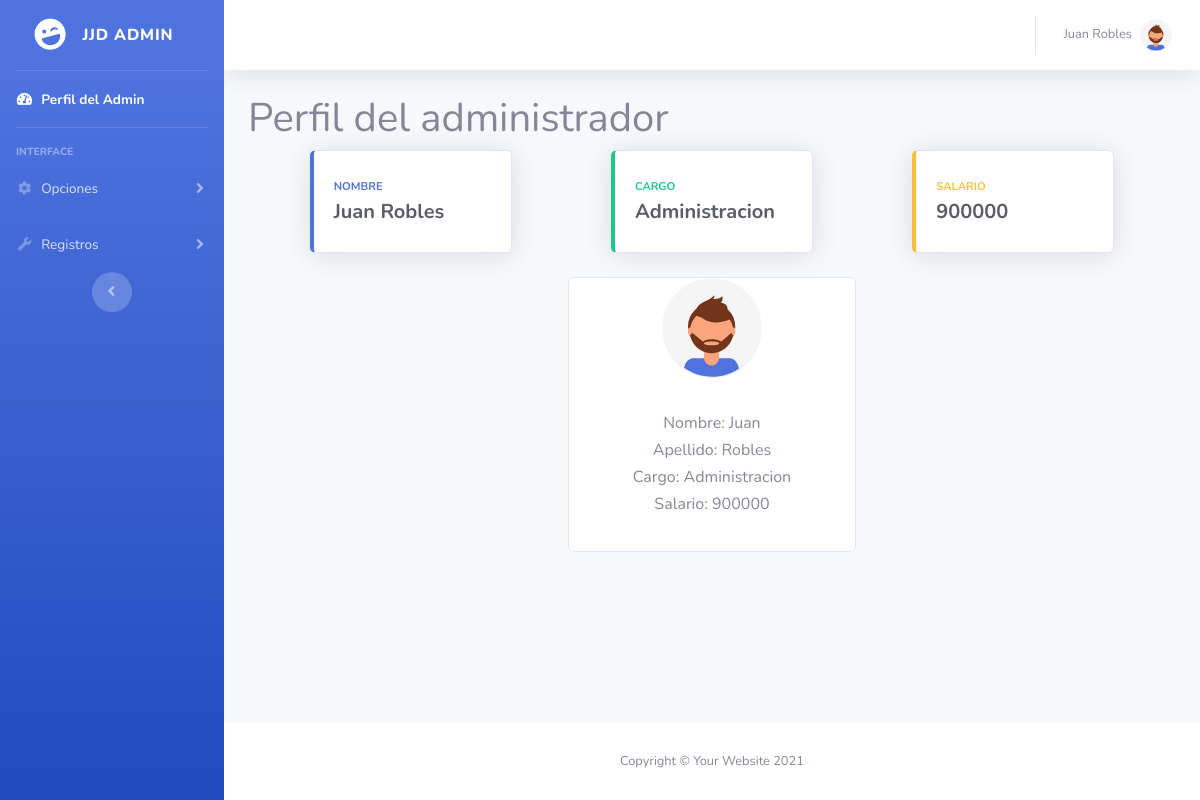
The app's page /Admin/Admin.php (signed in), older data.
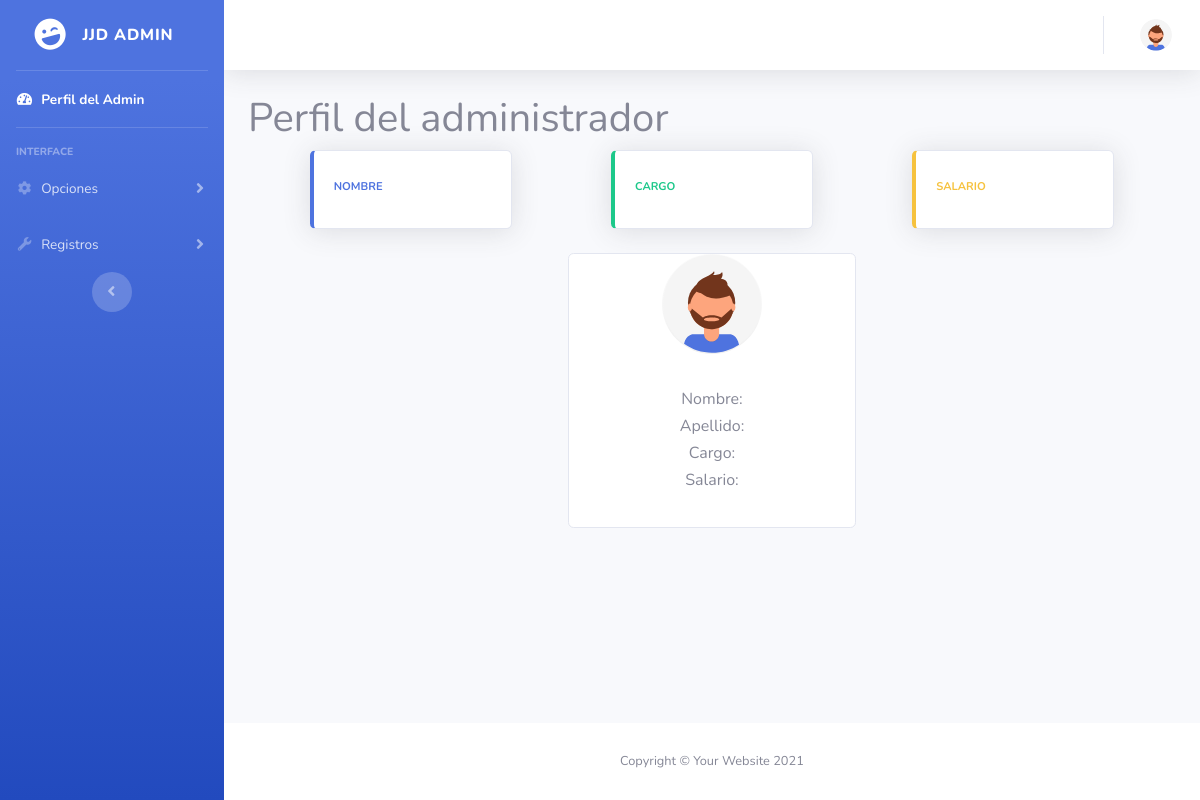
The same page, newer data.
### tables this page shows
CREATE TABLE `administracion` (
  `id` int(11) NOT NULL AUTO_INCREMENT,
  `Nombre` varchar(35) NOT NULL,
  `Apellido` varchar(35) NOT NULL,
  `Dependencia` varchar(35) NOT NULL,
  `Salario` int(11) NOT NULL,
  `Contraseña` varchar(20) NOT NULL,
  PRIMARY KEY (`id`),
  KEY `Dependencia` (`Dependencia`),
  CONSTRAINT `administracion_ibfk_1` FOREIGN KEY (`Dependencia`) REFERENCES `dependencias` (`Dependecia`)
);

### Admin/Admin.php (the view, shortened to what the changed rows need)
<?php require_once "vistas/parte_superior.php" ?>
  <div class="container">
    <h1>Perfil del administrador</h1>
    <div class="container-fluid">
        <div class="row">
            <div class="col-xl-3 col-md-6 mb-4 mx-auto">
                <div class="card border-left-primary shadow h-100 py-2">
                    <div class="card-body">
                        <div class="row no-gutters align-items-center">
                            <div class="col mr-2">
                                <div class="text-xs font-weight-bold text-primary text-uppercase mb-1">
                                    Nombre</div>
                                <div class="h5 mb-0 font-weight-bold text-gray-800"><?php echo $Datos[1]." ".$Datos[2]?></div>
                            </div>
                        </div>
                    </div>
                </div>
            </div>
            <div class="col-xl-3 col-md-6 mb-4 mx-auto">
                <div class="card border-left-success shadow h-100 py-2">
                    <div class="card-body">
                        <div class="row no-gutters align-items-center">
                            <div class="col mr-2">
                                <div class="text-xs font-weight-bold text-success text-uppercase mb-1">
                                    Cargo</div>
                                <div class="h5 mb-0 font-weight-bold text-gray-800"><?php echo $Datos[3]?></div>
                            </div>
                        </div>
                    </div>
                </div>
            </div>
            <div class="col-xl-3 col-md-6 mb-4 mx-auto">
                <div class="card border-left-warning shadow h-100 py-2">
                    <div class="card-body">
                        <div class="row no-gutters align-items-center">
                            <div class="col mr-2">
                                <div class="text-xs font-weight-bold text-warning text-uppercase mb-1">
                                    Salario</div>
                                <div class="h5 mb-0 font-weight-bold text-gray-800"><?php echo $Datos[4]?></div>
                            </div>
                        </div>
                    </div>
                </div>
            </div>
            <div class="mx-auto">
              <div class="card col-20" style="width: 18rem;">
                <div class="card-body">
                  <center><p class="card-text">
                    <h6>Nombre: <?php echo $Datos[1]?></h6>
                    <h6>Apellido: <?php echo $Datos[2]?></h6>
                    <h6>Cargo: <?php echo $Datos[3]?></h6>
                    <h6>Salario: <?php echo $Datos[4]?></h6>
                  </p></center>
                </div>
              </div>
            </div>
        </div>
    </div>
  </div>
<?php require_once "vistas/parte_inferior.php" ?>

### Admin/vistas/parte_superior.php (shortened to what the changed rows need)
<!DOCTYPE html>
<?php
$conexion = mysqli_connect("localhost","root","","jjd-food");
$Idlogem =  $_SESSION['idlogem'];
$query = "SELECT * FROM `administracion` WHERE  id = '$Idlogem'";
$resultado = mysqli_query($conexion,$query);
$Datos = mysqli_fetch_array($resultado);
?>
<html lang="en">
<head>
    <link rel="stylesheet" href="https://cdn.jsdelivr.net/npm/bootstrap@4.3.1/dist/css/bootstrap.min.css">
    <link href="vendor/fontawesome-free/css/all.min.css" rel="stylesheet" type="text/css">
    <link href="css/sb-admin-2.min.css" rel="stylesheet">
</head>
<body id="page-top">
    <div id="wrapper">
        <div id="content-wrapper" class="d-flex flex-column">
            <div id="content">
                <nav class="navbar navbar-expand navbar-light bg-white topbar mb-4 static-top shadow">
                    <ul class="navbar-nav ml-auto">
                        <li class="nav-item dropdown no-arrow">
                            <a class="nav-link dropdown-toggle" href="#" id="userDropdown" role="button"
                                data-toggle="dropdown" aria-haspopup="true" aria-expanded="false">
                                <span class="mr-2 d-none d-lg-inline text-gray-600 small"><?php echo $Datos[1]." ".$Datos[2]?></span>
                                <img class="img-profile rounded-circle"
                                    src="img/undraw_profile_2.svg">
                            </a>
                        </li>
                    </ul>
                </nav>

Row changes from the older to the newer data that the page shows:
removed administracion: Nombre "Juan", Apellido "Robles", Dependencia "Administracion", Salario "900000"
